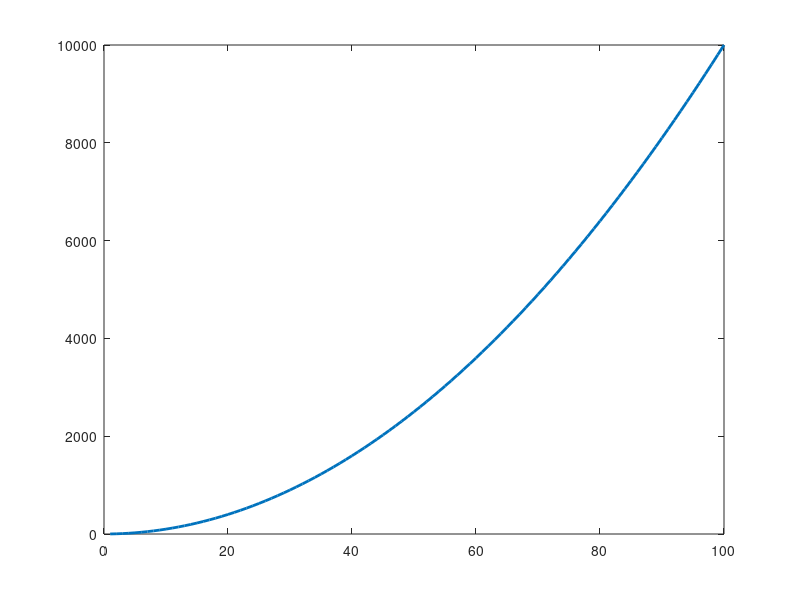

The MATLAB source for this figure: (Note: this script raises an error after producing the figure.)
%% |vfill| documentation
% |vfill| creates vertical filled regions on a plot. 
% 
% See also <vline_documentation.html |vline|> and <hfill_documentation.html |hfill|>.
% 
% <CDT_Contents.html Back to Climate Data Tools Contents>
%% Syntax
% 
%  vfill(xl,xu)
%  vfill(...,ColorSpec)
%  vfill(...,ColorSpec,'PatchProperty','PatchValue')
%  vfill(...,'bottom')
%  h = vfill(...)
% 
%% Description 
%
% |vfill(xl,xu)| creates a vertical shaded region between lower bounds
% |xl| and upper bounds |xu|. Inputs |xl| and |xu| must each contain 1 element
% per shaded region. 
%
% |vfill(...,ColorSpec)| defines the face color of the patch(es) created by
% |vfill|. |ColorSpec| can be one of the Matlab color names (e.g. |'red'|),
% abbreviations (e.g. |'r'|, or rgb triplet (e.g. |[1 0 0]|). Or you can
% use the <rgb_documentation.html |rgb|> function. 
%
% |vfill(...,ColorSpec,'PatchProperty','PatchValue')| defines patch properties
% such as |'EdgeColor'| or |'FaceAlpha'|. 
% 
% |vfill(...,'bottom')| places the newly created patch(es) at the bottom of
% the uistack.  
%
% |h = vfill(...)| returns handle(s) of newly created patch objects. 
% 
%% 
% Starting with this plot: 

plot((1:100).^2,'linewidth',2)

%%
% Fill the range between 10 and 20: 

vfill(10,20)

%% 
% Make red regions 3 units wide between 70 and 90: 

yl = 70:5:90; % lower bounds

vfill(yl,yl+3,'r') 

%% 
% Make a brown patch from 30 and 40 with no edge color and put it below 
% everything: 

vfill(30,40,rgb('brown'),'edgecolor','none','bottom') 

%% 
% Semitransparent mauve region from 45 and 55 with dotted gray edges: 

vfill(45,55,rgb('mauve'),...
   'edgecolor',rgb('gray'),...
   'linestyle',':',...
   'facealpha',0.8); 

%% Author Info
% This function is part of the <http://www.github.com/chadagreene/CDT Climate Data Toolbox for Matlab>.
% The function and supporting documentation were written by Chad A. Greene
% of the University of Texas at Austin. 